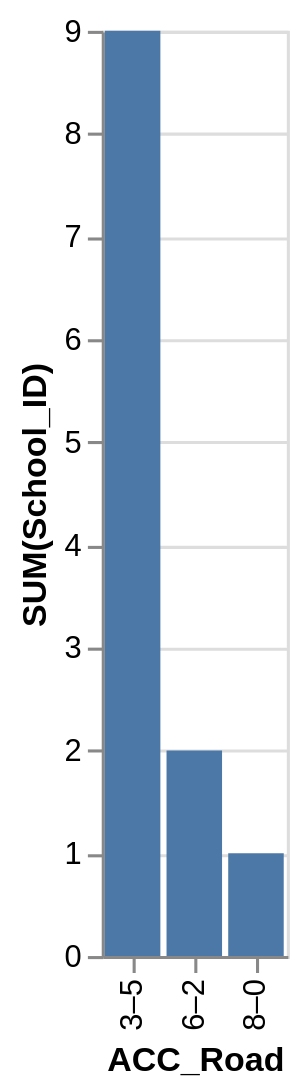

This figure's Vega-Lite source:
### Vega-Lite specification from a JSON file in a GitHub repository (floating-point values rounded to 4 significant figures)
{"data": {"values": [{"x_data": "3–5", "y_data": 9}, {"x_data": "6–2", "y_data": 2}, {"x_data": "8–0", "y_data": 1}]}, "mark": "bar", "encoding": {"x": {"field": "x_data", "type": "nominal", "title": "ACC_Road", "sort": "ascending"}, "y": {"field": "y_data", "type": "quantitative", "title": "SUM(School_ID)"}}}
